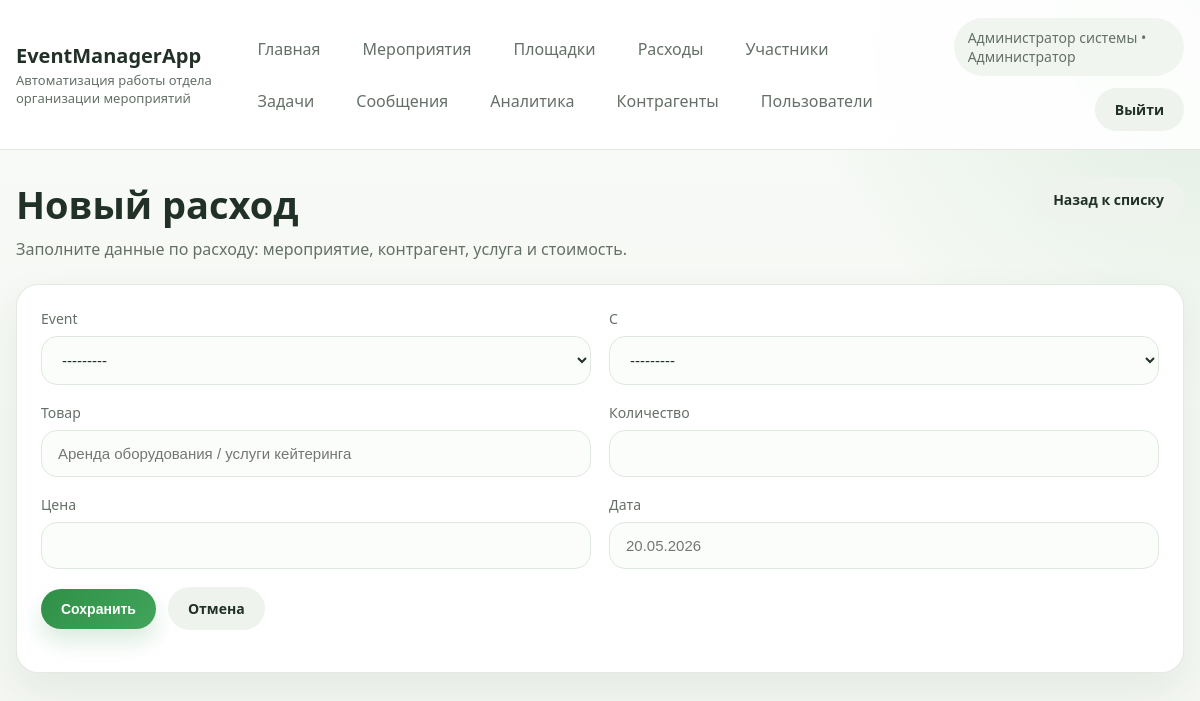
Page /expenses/add/ (signed in) on the committed database.
### main/models.py (models this page shows, shortened)
class Employee(AbstractBaseUser, PermissionsMixin):
    ROLE_ADMIN = "admin"
    ROLE_MANAGER = "manager"
    ROLE_ASSISTANT = "assistant"
    ROLE_TEAMLEAD = "teamlead"
    ROLE_CHOICES = [
        (ROLE_ADMIN, "Администратор"),
        (ROLE_MANAGER, "Менеджер"),
        (ROLE_ASSISTANT, "Ассистент"),
        (ROLE_TEAMLEAD, "Руководитель"),
    ]
    e_id = models.BigAutoField(primary_key=True)
    login = models.CharField(max_length=50, unique=True, verbose_name="Логин")
    position = models.CharField(max_length=50, choices=ROLE_CHOICES, verbose_name="Роль")
    fullname = models.CharField(max_length=255, verbose_name="ФИО")
    email = models.EmailField(blank=True, null=True, verbose_name="Почта")
    phone = models.CharField(max_length=50, blank=True, null=True, verbose_name="Телефон")
    age = models.IntegerField(blank=True, null=True, verbose_name="Возраст")
    is_active = models.BooleanField(default=True)
    is_staff = models.BooleanField(default=False)
    objects = EmployeeManager()
    USERNAME_FIELD = "login"
    REQUIRED_FIELDS = []
    class Meta:
        db_table = "employee"
        ordering = ["fullname", "login"]
        permissions = [
            ("can_create_task", "Can create task"),
            ("can_generate_report", "Can generate report"),
        ]
    @property
    def role_label(self):
        if self.is_superuser and not self.position:
            return "Администратор"
        return dict(self.ROLE_CHOICES).get(self.position, self.position)
    @property
    def is_admin(self):
        return self.position == self.ROLE_ADMIN or self.is_superuser
    @property
    def can_manage_users(self):
        return self.is_admin

class Event(models.Model):
    STATUS_DRAFT = "Черновик"
    STATUS_PREPARATION = "Подготовка"
    STATUS_ACTIVE = "Проведение"
    STATUS_FINISHED = "Завершено"
    STATUS_CHOICES = [
        (STATUS_DRAFT, "Черновик"),
        (STATUS_PREPARATION, "Подготовка"),
        (STATUS_ACTIVE, "Проведение"),
        (STATUS_FINISHED, "Завершено"),
    ]
    event_id = models.AutoField(primary_key=True, blank=True)
    p = models.ForeignKey(Place, models.DO_NOTHING, blank=True, null=True, db_column="p_id", verbose_name="Площадка")
    title = models.TextField(verbose_name="Название")
    description = models.TextField(blank=True, null=True, verbose_name="Описание")
    time = models.TextField(blank=True, null=True, verbose_name="Дата и время")
    end_date = models.TextField(blank=True, null=True, verbose_name="Дата окончания")
    planned_budget = models.FloatField(
        blank=True,
        null=True,
        default=0,
        validators=[MinValueValidator(0)],
        verbose_name="Планируемый бюджет",
    )
    status = models.TextField(verbose_name="Статус")
    created_by = models.ForeignKey(
        Employee,
        models.DO_NOTHING,
        blank=True,
        null=True,
        db_column="created_by_id",
        related_name="created_events",
        verbose_name="Создатель",
    )
    class Meta:
        managed = False
        db_table = "event"
        ordering = ["-event_id"]
    def __str__(self):
        return self.title

class Contractor(models.Model):
    TYPE_RENT_SPACE = "аренда помещения"
    TYPE_RENT_EQUIPMENT = "аренда оборудования"
    TYPE_SUPPLIES = "расходники"
    TYPE_CHOICES = [
        (TYPE_RENT_SPACE, "Аренда помещения"),
        (TYPE_RENT_EQUIPMENT, "Аренда оборудования"),
        (TYPE_SUPPLIES, "Расходники"),
    ]
    c_id = models.AutoField(primary_key=True)
    name = models.CharField(max_length=255, verbose_name="Название организации")
    fullname = models.CharField(max_length=255, verbose_name="Контактное лицо")
    email = models.EmailField(verbose_name="Электронная почта")
    phone = models.CharField(max_length=20, verbose_name="Телефон")
    type = models.CharField(max_length=50, choices=TYPE_CHOICES, verbose_name="Тип контрагента")
    description = models.TextField(blank=True, verbose_name="Описание услуг")
    class Meta:
        managed = False
        db_table = "contractor"
        ordering = ["name"]
    def __str__(self):
        return self.name

### main/views.py (the view)
# urls.py: path("expenses/add/", views.add_expense, name="add_expense"),
@login_required
def add_expense(request):
    initial = {}
    if request.GET.get("event"):
        initial["event"] = request.GET["event"]
    form = OrderForm(request.POST or None, initial=initial, event_queryset=_visible_events_queryset(request.user))
    if request.method == "POST" and form.is_valid():
        form.save()
        messages.success(request, "Расход добавлен.")
        return redirect("expenses")
    return render(request, "main/expense_form.html", {"form": form, "title": "Новый расход"})

### main/forms.py
class OrderForm(forms.ModelForm, StyledFormMixin):
    class Meta:
        model = Order
        fields = ["event", "c", "product", "quantity", "price", "date"]
        widgets = {
            "event": forms.Select(),
            "c": forms.Select(),
            "product": forms.TextInput(attrs={"placeholder": "Аренда оборудования / услуги кейтеринга"}),
            "quantity": forms.NumberInput(attrs={"min": 1, "step": 1}),
            "price": forms.NumberInput(attrs={"min": 0, "step": "0.01"}),
            "date": forms.TextInput(attrs={"placeholder": "20.05.2026"}),
        }
    def __init__(self, *args, event_queryset=None, **kwargs):
        super().__init__(*args, **kwargs)
        self.fields["event"].queryset = event_queryset if event_queryset is not None else Event.objects.all()
        self.fields["c"].queryset = Contractor.objects.all()
        self.apply_base_styles()

### main/forms.py (called while the page is built)
    def apply_base_styles(self):
        for field in self.fields.values():
            widget = field.widget
            css_class = "form-control"
            if isinstance(widget, forms.Select):
                css_class = "form-select"
            if isinstance(widget, forms.CheckboxSelectMultiple):
                css_class = "checkbox-list"
            if isinstance(widget, forms.CheckboxInput):
                css_class = "form-check-input"
            existing = widget.attrs.get("class", "")
            widget.attrs["class"] = f"{existing} {css_class}".strip()

### main/views.py (called while the page is built)
def _visible_events_queryset(user):
    queryset = Event.objects.select_related("p", "created_by")
    if user.is_superuser or user.position in {Employee.ROLE_ADMIN, Employee.ROLE_TEAMLEAD}:
        return queryset
    access_filter = Q(employeeonevent__e=user)
    if user.position == Employee.ROLE_MANAGER:
        access_filter |= Q(created_by=user)
    return queryset.filter(access_filter).distinct()

### main/templates/main/expense_form.html (shortened to what this page needs)
{% extends 'main/website_headers.html' %}
{% block content %}
    <section class="page-head">
        <div>
            <h1 class="page-title">{{ title }}</h1>
            <p class="page-subtitle">Заполните данные по расходу: мероприятие, контрагент, услуга и стоимость.</p>
        </div>
        <a href="{% url 'expenses' %}" class="btn btn-secondary">Назад к списку</a>
    </section>
    <section class="form-card panel">
        <form method="post" class="field-grid">
            {% for field in form %}
                <div class="field">
                    <label for="{{ field.id_for_label }}">{{ field.label }}</label>
                    {{ field }}
                </div>
            {% endfor %}
            <div class="toolbar" style="grid-column:1 / -1;">
                <button type="submit" class="btn btn-primary">Сохранить</button>
                <a href="{% url 'expenses' %}" class="btn btn-secondary">Отмена</a>
            </div>
        </form>
    </section>
{% endblock %}

### main/templates/main/website_headers.html (shortened to what this page needs)
{% load static %}
<!DOCTYPE html>
<html lang="ru">
<head>
    <link rel="stylesheet" href="{% static 'main/css/app.css' %}">
</head>
<body>
<div class="site-shell">
    <header class="topbar">
        <div class="topbar-inner">
            <div class="brand">
                <a href="{% url 'main_page' %}" class="brand-title">EventManagerApp</a>
                <div class="brand-subtitle">Автоматизация работы отдела организации мероприятий</div>
            </div>
            {% if request.user.is_authenticated %}
                <nav class="nav-links">
                    <a class="nav-link" href="{% url 'main_page' %}">Главная</a>
                    <a class="nav-link" href="{% url 'events' %}">Мероприятия</a>
                    <a class="nav-link" href="{% url 'places' %}">Площадки</a>
                    <a class="nav-link" href="{% url 'expenses' %}">Расходы</a>
                    <a class="nav-link" href="{% url 'participants' %}">Участники</a>
                    <a class="nav-link" href="{% url 'tasks' %}">Задачи</a>
                    <a class="nav-link" href="{% url 'messages' %}">Сообщения</a>
                    <a class="nav-link" href="{% url 'analytics' %}">Аналитика</a>
                    <a class="nav-link" href="{% url 'contractors' %}">Контрагенты</a>
                    {% if request.user.can_manage_users %}
                        <a class="nav-link" href="{% url 'employees' %}">Пользователи</a>
                    {% endif %}
                </nav>
                <div class="user-panel">
                    <div class="user-chip">{{ request.user.fullname|default:request.user.login }} • {{ request.user.role_label }}</div>
                    <a href="{% url 'logout' %}" class="btn btn-secondary">Выйти</a>
                </div>
            {% endif %}
        </div>
    </header>
    <main class="page-wrap">
        {% block content %}{% endblock %}
    </main>
</div>
</body>
</html>

### main/static/main/css/app.css (style rules this page uses)
:root { --bg: #f4f7f2; --surface: #ffffff; --surface-muted: #f9fbf9; --border: #dfe8de; --text: #223127; --text-muted: #647067; --primary: #2f8f46; --primary-dark: #236a34; --danger: #cc4b4b; --warning: #d89a1d; --shadow: 0 18px 40px rgba(47, 72, 54, 0.08); --radius: 22px; }
* { box-sizing: border-box; }
body { margin: 0; font-family: "Segoe UI", Tahoma, sans-serif; background: radial-gradient(circle at top right, rgba(47, 143, 70, 0.12), transparent 28%), linear-gradient(180deg, #f7faf6 0%, var(--bg) 100%); color: var(--text); }
a { color: inherit; text-decoration: none; }
.site-shell { min-height: 100vh; }
.topbar { position: sticky; top: 0; z-index: 10; background: rgba(255, 255, 255, 0.88); backdrop-filter: blur(18px); border-bottom: 1px solid rgba(223, 232, 222, 0.9); }
.topbar-inner, .page-wrap { width: min(1200px, calc(100% - 32px)); margin: 0 auto; }
.topbar-inner { display: flex; justify-content: space-between; align-items: center; gap: 20px; padding: 18px 0; }
.brand { display: flex; flex-direction: column; gap: 2px; }
.brand-title { font-size: 20px; font-weight: 700; }
.brand-subtitle { font-size: 13px; color: var(--text-muted); }
.nav-links { display: flex; flex-wrap: wrap; gap: 10px; align-items: center; }
.nav-link { padding: 10px 16px; border-radius: 999px; color: var(--text-muted); transition: 0.2s ease; }
.user-panel { display: flex; align-items: center; gap: 12px; flex-wrap: wrap; justify-content: flex-end; }
.user-chip { padding: 10px 14px; border-radius: 999px; background: #f0f6ef; color: var(--text-muted); font-size: 14px; }
.page-wrap { padding: 28px 0 48px; }
.page-head { display: flex; justify-content: space-between; align-items: flex-start; gap: 16px; margin-bottom: 24px; }
.page-title { margin: 0; font-size: clamp(28px, 4vw, 38px); }
.page-subtitle { margin: 8px 0 0; color: var(--text-muted); max-width: 760px; }
.card, .table-card, .form-card, .stats-card { background: var(--surface); border: 1px solid rgba(223, 232, 222, 0.9); border-radius: var(--radius); box-shadow: var(--shadow); }
.panel { padding: 24px; }
.toolbar, .filters { display: flex; flex-wrap: wrap; gap: 12px; align-items: center; margin-bottom: 18px; }
.form-control, .form-select, textarea { width: 100%; border: 1px solid var(--border); border-radius: 16px; background: #fbfdfb; padding: 14px 16px; font-size: 15px; color: var(--text); outline: none; transition: border-color 0.2s ease, box-shadow 0.2s ease; }
.field-grid { display: grid; grid-template-columns: repeat(2, minmax(0, 1fr)); gap: 18px; }
.field { display: flex; flex-direction: column; gap: 8px; }
.field label { font-size: 14px; color: var(--text-muted); }
.btn { display: inline-flex; align-items: center; justify-content: center; gap: 8px; border: none; border-radius: 999px; padding: 12px 20px; font-size: 14px; font-weight: 600; cursor: pointer; transition: transform 0.2s ease, box-shadow 0.2s ease, background 0.2s ease; }
.btn-primary { color: #fff; background: linear-gradient(135deg, var(--primary), #42a55b); box-shadow: 0 12px 22px rgba(47, 143, 70, 0.18); }
.btn-secondary { background: #eef3ee; color: var(--text); }

### rows in the picture
Employee: user.fullname "Администратор системы", user.role_label "Администратор"
Event: form "---------"
Contractor: form "---------"

### other values in the picture
{{ title }} "Новый расход"
{{ field.label }} "Event" "C" "Товар" "Количество" "Цена" "Дата"
